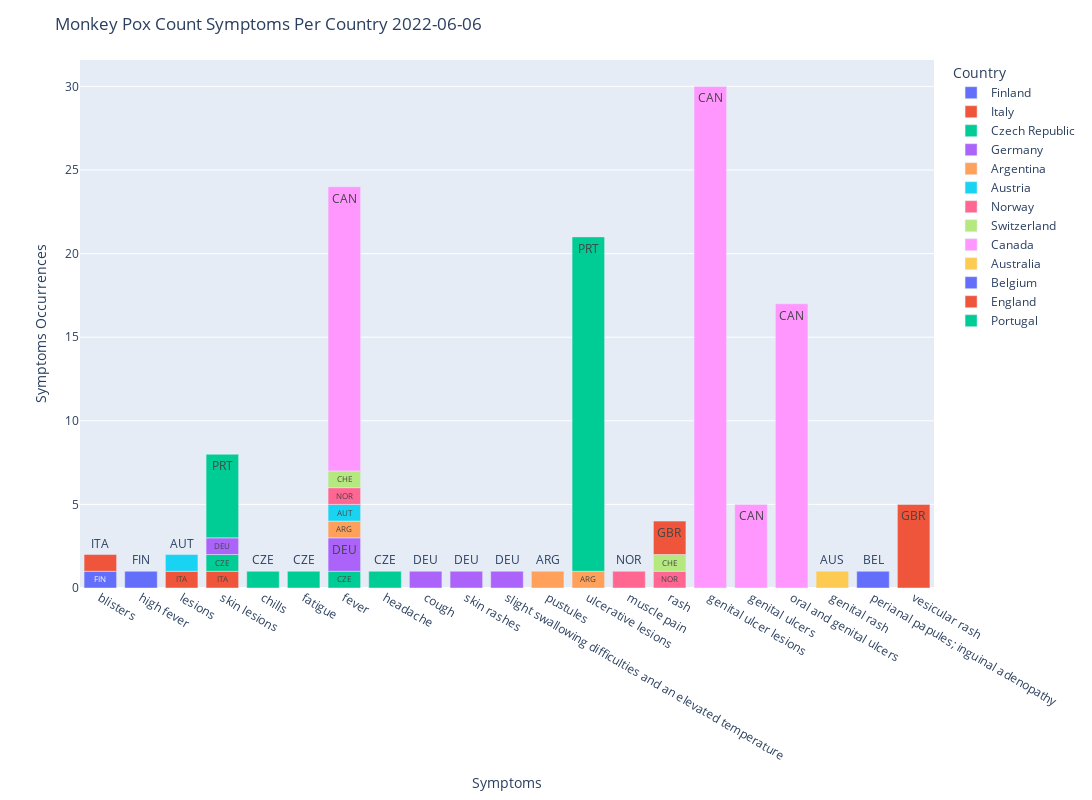

The notebook cell saved with this chart:
### Code cell
fig6 = px.bar(count_sym_df, x="Symptoms", y="Symptoms_count", text='Country_ISO3',
                color='Country',
                labels={'Symptoms_count':'Symptoms Occurrences'})

fig6.update_layout(
    width=2372,
    height=800,
    title_text=f'Monkey Pox Count Symptoms Per Country: {date}'
)

fig6.show()

### Figure 1 — Plotly figure (JSON) as saved in the notebook; plotly's stock layout.template omitted (floating-point values rounded to 4 significant figures)
{"data": [{"alignmentgroup": "True", "hovertemplate": "Country=Finland<br>Symptoms=%{x}<br>Symptoms Occurrences=%{y}<br>Country_ISO3=%{text}<extra></extra>", "legendgroup": "Finland", "marker": {"color": "#636efa", "pattern": {"shape": ""}}, "name": "Finland", "offsetgroup": "Finland", "orientation": "v", "showlegend": true, "text": ["FIN", "FIN"], "textposition": "auto", "type": "bar", "x": ["blisters", "high fever"], "xaxis": "x", "y": [1, 1], "yaxis": "y"}, {"alignmentgroup": "True", "hovertemplate": "Country=Italy<br>Symptoms=%{x}<br>Symptoms Occurrences=%{y}<br>Country_ISO3=%{text}<extra></extra>", "legendgroup": "Italy", "marker": {"color": "#EF553B", "pattern": {"shape": ""}}, "name": "Italy", "offsetgroup": "Italy", "orientation": "v", "showlegend": true, "text": ["ITA", "ITA", "ITA"], "textposition": "auto", "type": "bar", "x": ["blisters", "lesions", "skin lesions"], "xaxis": "x", "y": [1, 1, 1], "yaxis": "y"}, {"alignmentgroup": "True", "hovertemplate": "Country=Czech Republic<br>Symptoms=%{x}<br>Symptoms Occurrences=%{y}<br>Country_ISO3=%{text}<extra></extra>", "legendgroup": "Czech Republic", "marker": {"color": "#00cc96", "pattern": {"shape": ""}}, "name": "Czech Republic", "offsetgroup": "Czech Republic", "orientation": "v", "showlegend": true, "text": ["CZE", "CZE", "CZE", "CZE", "CZE"], "textposition": "auto", "type": "bar", "x": ["chills", "fatigue", "fever", "headache", "skin lesions"], "xaxis": "x", "y": [1, 1, 1, 1, 1], "yaxis": "y"}, {"alignmentgroup": "True", "hovertemplate": "Country=Germany<br>Symptoms=%{x}<br>Symptoms Occurrences=%{y}<br>Country_ISO3=%{text}<extra></extra>", "legendgroup": "Germany", "marker": {"color": "#ab63fa", "pattern": {"shape": ""}}, "name": "Germany", "offsetgroup": "Germany", "orientation": "v", "showlegend": true, "text": ["DEU", "DEU", "DEU", "DEU", "DEU"], "textposition": "auto", "type": "bar", "x": ["cough", "fever", "skin lesions", "skin rashes", "slight swallowing difficulties and an elevated temperature"], "xaxis": "x", "y": [1, 2, 1, 1, 1], "yaxis": "y"}, {"alignmentgroup": "True", "hovertemplate": "Country=Argentina<br>Symptoms=%{x}<br>Symptoms Occurrences=%{y}<br>Country_ISO3=%{text}<extra></extra>", "legendgroup": "Argentina", "marker": {"color": "#FFA15A", "pattern": {"shape": ""}}, "name": "Argentina", "offsetgroup": "Argentina", "orientation": "v", "showlegend": true, "text": ["ARG", "ARG", "ARG"], "textposition": "auto", "type": "bar", "x": ["fever", "pustules", "ulcerative lesions"], "xaxis": "x", "y": [1, 1, 1], "yaxis": "y"}, {"alignmentgroup": "True", "hovertemplate": "Country=Austria<br>Symptoms=%{x}<br>Symptoms Occurrences=%{y}<br>Country_ISO3=%{text}<extra></extra>", "legendgroup": "Austria", "marker": {"color": "#19d3f3", "pattern": {"shape": ""}}, "name": "Austria", "offsetgroup": "Austria", "orientation": "v", "showlegend": true, "text": ["AUT", "AUT"], "textposition": "auto", "type": "bar", "x": ["fever", "lesions"], "xaxis": "x", "y": [1, 1], "yaxis": "y"}, {"alignmentgroup": "True", "hovertemplate": "Country=Norway<br>Symptoms=%{x}<br>Symptoms Occurrences=%{y}<br>Country_ISO3=%{text}<extra></extra>", "legendgroup": "Norway", "marker": {"color": "#FF6692", "pattern": {"shape": ""}}, "name": "Norway", "offsetgroup": "Norway", "orientation": "v", "showlegend": true, "text": ["NOR", "NOR", "NOR"], "textposition": "auto", "type": "bar", "x": ["fever", "muscle pain", "rash"], "xaxis": "x", "y": [1, 1, 1], "yaxis": "y"}, {"alignmentgroup": "True", "hovertemplate": "Country=Switzerland<br>Symptoms=%{x}<br>Symptoms Occurrences=%{y}<br>Country_ISO3=%{text}<extra></extra>", "legendgroup": "Switzerland", "marker": {"color": "#B6E880", "pattern": {"shape": ""}}, "name": "Switzerland", "offsetgroup": "Switzerland", "orientation": "v", "showlegend": true, "text": ["CHE", "CHE"], "textposition": "auto", "type": "bar", "x": ["fever", "rash"], "xaxis": "x", "y": [1, 1], "yaxis": "y"}, {"alignmentgroup": "True", "hovertemplate": "Country=Canada<br>Symptoms=%{x}<br>Symptoms Occurrences=%{y}<br>Country_ISO3=%{text}<extra></extra>", "legendgroup": "Canada", "marker": {"color": "#FF97FF", "pattern": {"shape": ""}}, "name": "Canada", "offsetgroup": "Canada", "orientation": "v", "showlegend": true, "text": ["CAN", "CAN", "CAN", "CAN"], "textposition": "auto", "type": "bar", "x": ["fever", "genital ulcer lesions", "genital ulcers", "oral and genital ulcers"], "xaxis": "x", "y": [17, 30, 5, 17], "yaxis": "y"}, {"alignmentgroup": "True", "hovertemplate": "Country=Australia<br>Symptoms=%{x}<br>Symptoms Occurrences=%{y}<br>Country_ISO3=%{text}<extra></extra>", "legendgroup": "Australia", "marker": {"color": "#FECB52", "pattern": {"shape": ""}}, "name": "Australia", "offsetgroup": "Australia", "orientation": "v", "showlegend": true, "text": ["AUS"], "textposition": "auto", "type": "bar", "x": ["genital rash"], "xaxis": "x", "y": [1], "yaxis": "y"}, {"alignmentgroup": "True", "hovertemplate": "Country=Belgium<br>Symptoms=%{x}<br>Symptoms Occurrences=%{y}<br>Country_ISO3=%{text}<extra></extra>", "legendgroup": "Belgium", "marker": {"color": "#636efa", "pattern": {"shape": ""}}, "name": "Belgium", "offsetgroup": "Belgium", "orientation": "v", "showlegend": true, "text": ["BEL"], "textposition": "auto", "type": "bar", "x": ["perianal papules; inguinal adenopathy"], "xaxis": "x", "y": [1], "yaxis": "y"}, {"alignmentgroup": "True", "hovertemplate": "Country=England<br>Symptoms=%{x}<br>Symptoms Occurrences=%{y}<br>Country_ISO3=%{text}<extra></extra>", "legendgroup": "England", "marker": {"color": "#EF553B", "pattern": {"shape": ""}}, "name": "England", "offsetgroup": "England", "orientation": "v", "showlegend": true, "text": ["GBR", "GBR"], "textposition": "auto", "type": "bar", "x": ["rash", "vesicular rash"], "xaxis": "x", "y": [2, 5], "yaxis": "y"}, {"alignmentgroup": "True", "hovertemplate": "Country=Portugal<br>Symptoms=%{x}<br>Symptoms Occurrences=%{y}<br>Country_ISO3=%{text}<extra></extra>", "legendgroup": "Portugal", "marker": {"color": "#00cc96", "pattern": {"shape": ""}}, "name": "Portugal", "offsetgroup": "Portugal", "orientation": "v", "showlegend": true, "text": ["PRT", "PRT"], "textposition": "auto", "type": "bar", "x": ["skin lesions", "ulcerative lesions"], "xaxis": "x", "y": [5, 20], "yaxis": "y"}], "layout": {"barmode": "relative", "height": 800, "legend": {"title": {"text": "Country"}, "tracegroupgap": 0}, "margin": {"t": 60}, "title": {"text": "Monkey Pox Count Symptoms Per Country 2022-06-06"}, "width": 2372, "xaxis": {"anchor": "y", "domain": [0, 1], "title": {"text": "Symptoms"}}, "yaxis": {"anchor": "x", "domain": [0, 1], "title": {"text": "Symptoms Occurrences"}}}}
